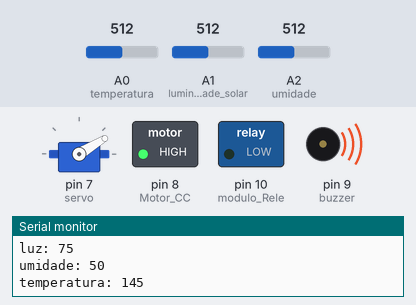
Recording of a sketch running on a simulated Arduino Uno, built with avr-gcc and run on an emulated ATmega328P. On the bench: servo, switched loads named in the sketch (green lamp = pin HIGH), buzzer (waves = sounding), the last lines printed to the serial monitor. Inputs (shaded band) come from the test bench; at power-on: A0 (temperatura) = 512, A1 (luminosidade_solar) = 512, A2 (umidade) = 512.

Above: at 1.2 s.
1.3 s: A0 (temperatura) set to 194
At 4.1 s:
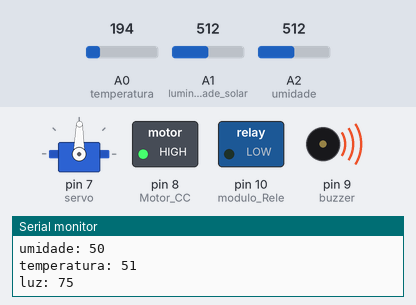
4.3 s: A0 (temperatura) set to 159
At 5.5 s:
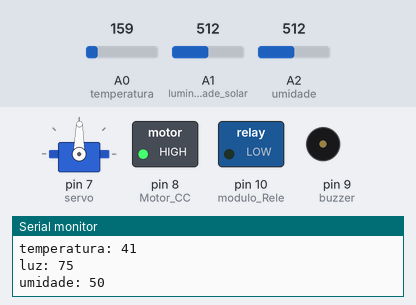
5.8 s: A1 (luminosidade_solar) set to 528
8.8 s: A1 (luminosidade_solar) set to 555
At 9.64 s:
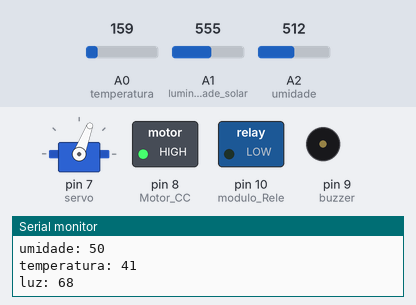
11.8 s: A2 (umidade) set to 709
14.8 s: A2 (umidade) set to 734
At 15.7 s:
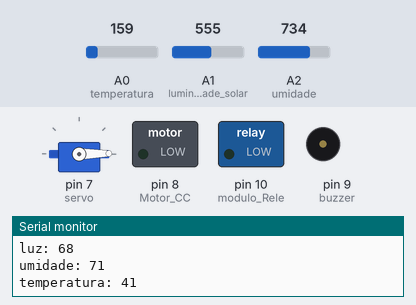
Timing chart, 0 to 17.3 s (numbered marks = the images above; inputs shaded):
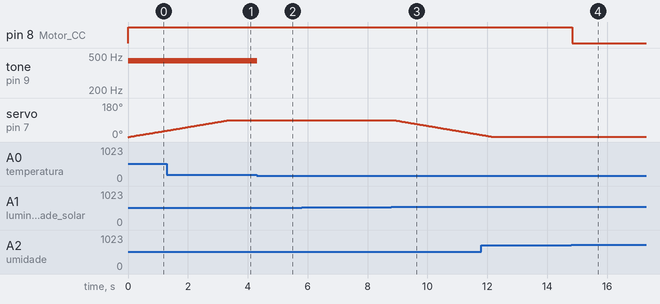

The sketch:

aula8.ino
```cpp
#include <Servo.h>

int pos_servo = 0;
Servo servo;

void setup(){
  Serial.begin(9600);
  pinMode(A0, INPUT); // temperatura
  pinMode(A1, INPUT); // luminosidade solar
  pinMode(A2, INPUT); // umidade

  pinMode(10, OUTPUT); // modulo Rele
  pinMode(9, OUTPUT); // buzzer
  pinMode(8, OUTPUT); // Motor CC

  servo.attach(7,500,2500);

  pinMode(10,OUTPUT);
}

void loop(){
    int temperatura = map(analogRead(A0), 20, 358, 0, 100);
    int luz = map(analogRead(A1),1017,344,0,100);
    int umidade = map(analogRead(A2),0,1023,0,100);

    Serial.print("temperatura: ");
    Serial.print(temperatura);
    Serial.print('\n');

    Serial.print("luz: ");
    Serial.print(luz);
    Serial.print('\n');

    Serial.print("umidade: ");
    Serial.print(umidade);
    Serial.print('\n');

    if(temperatura > 28 && luz > 70){
        if(pos_servo < 90) servo.write(pos_servo++);
    } else if(pos_servo > 0) servo.write(pos_servo--);

    if(umidade < 70) digitalWrite(8,HIGH);
    else digitalWrite(8,LOW);
    if(temperatura > 45) tone(9, 440);
    else noTone(9);
    delay(30);

  //digitalWrite(1,HIGH);
}
```

Measured:
- the behaviour switches between 176 and 175 on A0 (temperatura) (found by bisection; images 1 and 2)
- the behaviour switches between 539 and 540 on A1 (luminosidade_solar) (found by bisection; images 2 and 3)
- the behaviour switches between 716 and 717 on A2 (umidade) (found by bisection; images 3 and 4)
- after the input at 4.3 s, tone on pin 9 (buzzer): 440 Hz → silent at once
- after the input at 14.8 s, pin 8 (Motor_CC): HIGH → LOW at once
